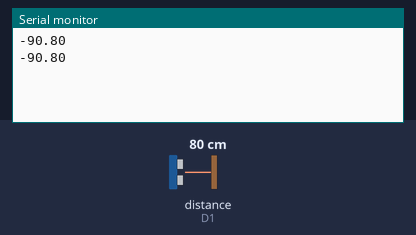
A sketch run on a simulated ESP8266 (NodeMCU). Parts: the last lines printed to the serial monitor. Wiring (inferred from the names in the program): ultrasonic range finder: trigger D2; echo D1. The inputs (shaded band) are chosen by the test bench; at power-on: distance to the obstacle (sensor on D1) 80 cm. The echo pulse lasts 58.3 µs per cm; WiFi joins after 1.5 s; servers stay silent unless stated.

Above: at 3.0 s.
3.1 s: distance to the obstacle (sensor on D1) set to 2 cm
At 4.2 s:
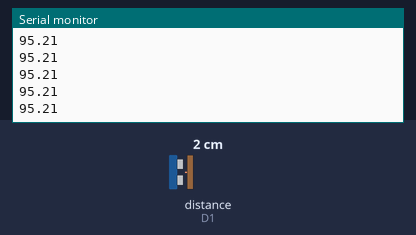
4.6 s: distance to the obstacle (sensor on D1) set to 4 cm
At 5.7 s:
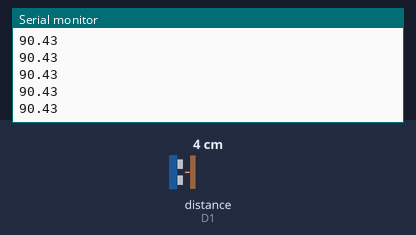
Timing chart, 0 to 7.6 s (numbered marks = the images above; inputs shaded):
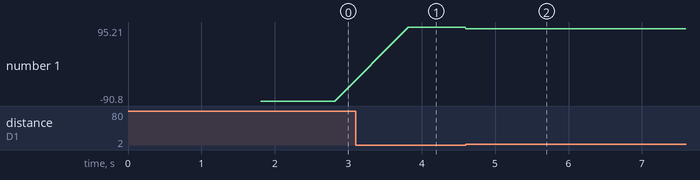

Measured:
- after the input at 3.1 s, the serial monitor: prints a new line after 0.72 s (image 1)
- after the input at 4.6 s, the serial monitor: prints a new line at once (image 2)
- plotted number 1: -90.8 → 95.21 after the input at 3.1 s, 95.21 → 90.43 after the input at 4.6 s

The sketch:

ULTRA.ino
```cpp
#include <Ultrasonic.h>
#define BLYNK_PRINT Serial
#include <ESP8266WiFi.h>
#include <BlynkSimpleEsp8266.h>
#define TRIGGER_PIN D2
#define ECHO_PIN D1
char auth[] = "auth pin ";

// Your WiFi credentials.
// Set password to "" for open networks.
char ssid[] = "wifi ssid";
char pass[] = "wifi password";


BlynkTimer timer;
Ultrasonic ultrasonic(D1, D2);

WidgetLED green(V0);
WidgetLED orange(V1);
WidgetLED red(V2);
WidgetLCD lcd(V3);
WidgetMap myMap(V4);

void setup() {
  Serial.begin (9600);
  pinMode(TRIGGER_PIN, OUTPUT);
  pinMode(ECHO_PIN, INPUT);
  Serial.begin(9600);
  Blynk.begin(auth, ssid, pass);
  int index = 0;
  float lat = 19.042716;
  float lon = 73.023027;
  myMap.location(index, lat, lon, "value");
  }

void loop() {
  float duration, distance;
  digitalWrite(TRIGGER_PIN, LOW);  // Added this line
  delayMicroseconds(2); // Added this line
  digitalWrite(TRIGGER_PIN, HIGH);
  delayMicroseconds(10); // Added this line
  digitalWrite(TRIGGER_PIN, LOW);
  duration = pulseIn(ECHO_PIN, HIGH);
  distance = (duration/2) / 29.1;
  float filled_dist = 42-distance;
  float perc = (filled_dist / 42)*100;
  //Serial.print(filled_dist);
  //Serial.println(" cm");
  Serial.println(perc);
  lcd.clear();
  green.off();
  orange.off();
  red.off();
  Blynk.run();


  if(perc >=0 and perc <= 33){
    green.on();
    lcd.print(0,0,"Level of garbage is very Low!");
    delay(500);
    orange.off();
    red.off();
    }
  else if(perc >= 33 and perc <= 66){
    green.off();
    orange.on();
    lcd.print(0,0,"Level of garbage is half-full!");
    delay(500);
    red.off();
  }
  else if(perc >=66 and perc <=100){
    green.off();
    orange.off();
    red.on();
    Blynk.notify("Please clear the garbage");

  }
  else{
    green.off();
    orange.off();
    red.off();
  delay(1000);
}
lcd.clear();
green.off();
orange.off();
red.off();
}
```
